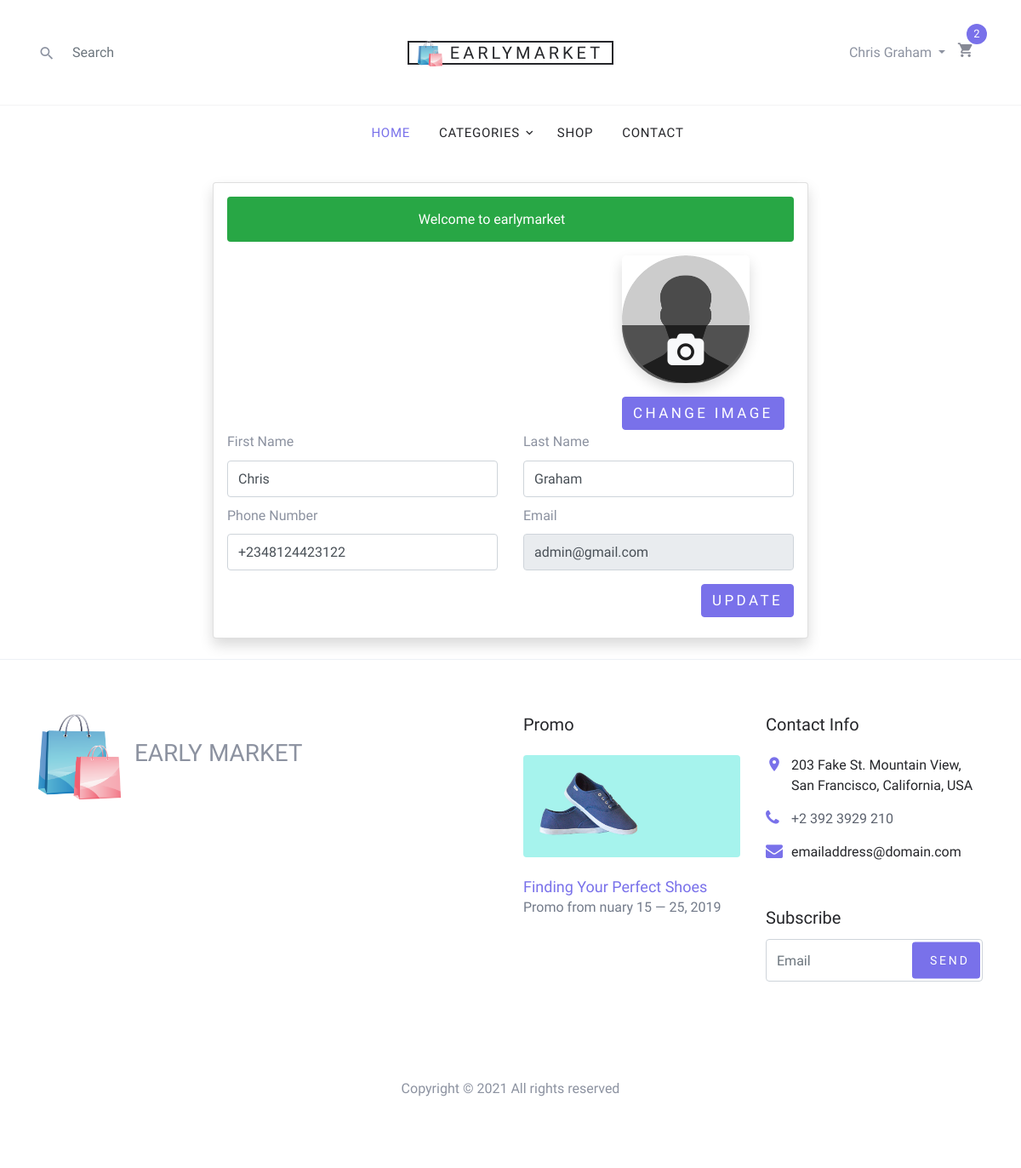
The app's page /profile.php (signed in) with its own data.
### tables this page shows
CREATE TABLE `users` (
  `id` int(11) NOT NULL,
  `first_name` varchar(100) NOT NULL,
  `last_name` varchar(100) NOT NULL,
  `phone` varchar(18) NOT NULL,
  `email` varchar(300) NOT NULL,
  `passwords` varchar(300) NOT NULL,
  `prof_pic` varchar(100) NOT NULL,
  `user_role` varchar(10) NOT NULL,
  `password_reset` varchar(10) NOT NULL,
  `date_created` date NOT NULL
);

### profile.php (the view, shortened to what this page needs)
<?php
  include_once "assets/config/dbConnect.php";
  include_once "assets/includes/sessions.php";
  include_once "assets/includes/header.php";
    $currUser =  $_SESSION['user'];
    $sql = "SELECT * FROM users WHERE id = '$currUser'";
    $query = mysqli_query($connectDb,$sql);
    $row = mysqli_fetch_assoc($query);
?>
<div class="container my-4">
    <div class="card mx-auto p-3 shadow" style="max-width: 700px;">
        <?php echo success_msg(); echo error_msg(); ?>
        <div class="row">
            <div class="col-md-8"></div>
            <form action="assets/config/file_control" method="post" enctype="multipart/form-data" class="col-md-4">
                <label for="prof-img" class="position-relative">
                    <img src="assets/images/avatars/<?php
                        if (empty($row['prof_pic'])) {
                            echo "user.png";
                        }else{
                            echo $row['prof_pic']."?".mt_rand();
                        }
                    ?>" height="150" width="150" class="d-block shadow mx-auto" style="border-radius: 5px 5px 50% 50%;">
                    <div class="text-center position-absolute w-100" style="bottom: 0; left: 0; font-size: 40px; border-radius: 0 0 300px 300px; background-color: rgba(0, 0, 0, .6);">
                        <i class="icon-camera text-light"></i>
                    </div>
                </label>
                <button type="submit" class="btn btn-primary" name="updatePix">Change Image</button>
            </form>
        </div>
        <form action="assets/config/update_config.php" method="post" class="row">
            <div class="col-md-6 mb-2">
                <label>First Name</label>
                <input type="text" value="<?php echo $row['first_name']; ?>" name="fname" class="form-control" required>
            </div>
            <div class="col-md-6 mb-2">
                <label>Last Name</label>
                <input type="text" value="<?php echo $row['last_name']; ?>" name="lname" class="form-control" required>
            </div>
            <div class="col-md-6 mb-2">
                <label>Phone Number</label>
                <input type="tel" name="phone" value="<?php echo $row['phone']; ?>" class="form-control" required>
            </div>
            <div class="col-md-6 mb-2">
                <label>Email</label>
                <input type="email" value="<?php echo $row['email']; ?>" class="form-control" readonly>
            </div>
            <div class="col-12 my-2 text-right">
                <button type="submit" name="update" class="btn btn-primary">Update</button>
            </div>
        </form>
    </div>
</div>
<?php include_once "assets/includes/footer.php"; ?>

### assets/css/style.css (style rules this page uses)
body { line-height: 1.7; color: #8c92a0; font-weight: 300; font-size: 16px; }
.btn { text-transform: uppercase; position: relative; -webkit-transition: 0.2s all ease-in-out !important; -o-transition: 0.2s all ease-in-out !important; transition: 0.2s all ease-in-out !important; top: 0; letter-spacing: .05em; }
.btn.btn-primary { font-size: 17px; font-weight: 300; letter-spacing: .2em; }
.form-control { height: 43px; }

### records on screen
users: fname "Chris", lname "Graham", phone "+2348124423122", email "admin@gmail.com"

### other values on screen
$_SESSION['fullname'] "Chris Graham"
success_msg() "Welcome to earlymarket"
